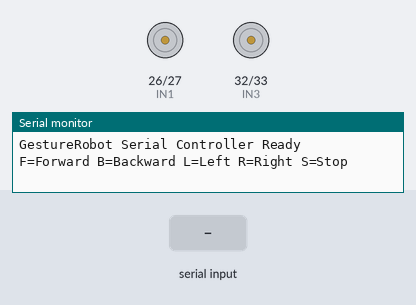
Bench run of a sketch on a simulated ESP32. On the bench: motor-driver pin pairs drawn as motors (green arrow = first pin HIGH = forward, orange = second pin HIGH = backward, longer = more drive, scaled by the enable pin), the last lines printed to the serial monitor. The inputs (shaded band) are chosen by the test bench.

Above: at 1.2 s.
1.3 s: "F" received over Serial
At 2.1 s:
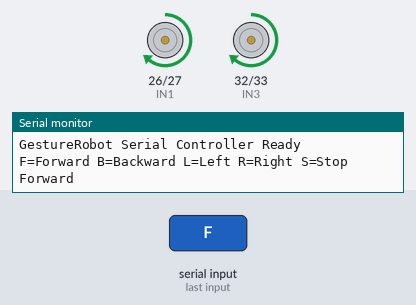
2.8 s: "B" received over Serial
At 3.2 s:
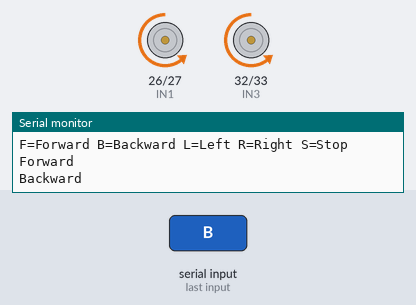
4.3 s: "L" received over Serial
At 5.5 s:
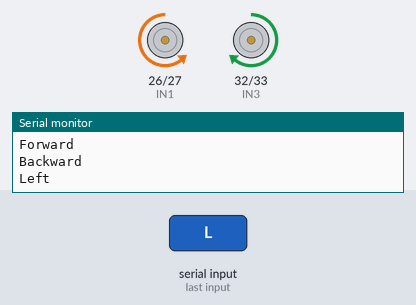
5.8 s: "R" received over Serial
At 6.7 s:
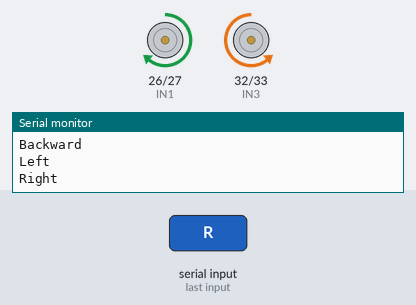
Timing chart, 0 to 8.3 s (numbered marks = the images above; inputs shaded):
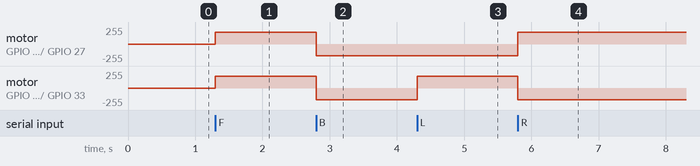

The sketch:

test1.ino
```cpp
// GestureRobot - USB Serial Motor Controller

// L298N pins
#define ENA 25
#define IN1 26
#define IN2 27

#define ENB 19
#define IN3 32
#define IN4 33

// PWM settings for ESP32 Core 3.x
const int PWM_FREQ = 1000;
const int PWM_RESOLUTION = 8;
const int MOTOR_SPEED = 180;

void stopMotors() {
  ledcWrite(ENA, 0);
  ledcWrite(ENB, 0);

  digitalWrite(IN1, LOW);
  digitalWrite(IN2, LOW);
  digitalWrite(IN3, LOW);
  digitalWrite(IN4, LOW);
}

void forward() {
  digitalWrite(IN1, HIGH);
  digitalWrite(IN2, LOW);
  digitalWrite(IN3, HIGH);
  digitalWrite(IN4, LOW);

  ledcWrite(ENA, MOTOR_SPEED);
  ledcWrite(ENB, MOTOR_SPEED);
}

void backward() {
  digitalWrite(IN1, LOW);
  digitalWrite(IN2, HIGH);
  digitalWrite(IN3, LOW);
  digitalWrite(IN4, HIGH);

  ledcWrite(ENA, MOTOR_SPEED);
  ledcWrite(ENB, MOTOR_SPEED);
}

void turnLeft() {
  digitalWrite(IN1, LOW);
  digitalWrite(IN2, HIGH);
  digitalWrite(IN3, HIGH);
  digitalWrite(IN4, LOW);

  ledcWrite(ENA, MOTOR_SPEED);
  ledcWrite(ENB, MOTOR_SPEED);
}

void turnRight() {
  digitalWrite(IN1, HIGH);
  digitalWrite(IN2, LOW);
  digitalWrite(IN3, LOW);
  digitalWrite(IN4, HIGH);

  ledcWrite(ENA, MOTOR_SPEED);
  ledcWrite(ENB, MOTOR_SPEED);
}

void setup() {
  Serial.begin(115200);

  pinMode(IN1, OUTPUT);
  pinMode(IN2, OUTPUT);
  pinMode(IN3, OUTPUT);
  pinMode(IN4, OUTPUT);

  ledcAttach(ENA, PWM_FREQ, PWM_RESOLUTION);
  ledcAttach(ENB, PWM_FREQ, PWM_RESOLUTION);

  stopMotors();

  Serial.println("GestureRobot Serial Controller Ready");
  Serial.println("F=Forward B=Backward L=Left R=Right S=Stop");
}

void loop() {
  if (Serial.available() > 0) {
    char command = toupper(Serial.read());

    switch (command) {
      case 'F':
        forward();
        Serial.println("Forward");
        break;

      case 'B':
        backward();
        Serial.println("Backward");
        break;

      case 'L':
        turnLeft();
        Serial.println("Left");
        break;

      case 'R':
        turnRight();
        Serial.println("Right");
        break;

      case 'S':
      default:
        stopMotors();
        Serial.println("Stop");
        break;
    }
  }
}
```

Measured:
- after the input at 1.3 s, motor on GPIO 26 (IN1) / GPIO 27 (IN2), motor on GPIO 32 (IN3) / GPIO 33 (IN4): stopped → forward 179/255 at once
- after the input at 2.8 s, motor on GPIO 26 (IN1) / GPIO 27 (IN2), motor on GPIO 32 (IN3) / GPIO 33 (IN4): forward 179/255 → backward 179/255 at once
- after the input at 4.3 s, motor on GPIO 32 (IN3) / GPIO 33 (IN4): backward 179/255 → forward 179/255 at once
- after the input at 5.8 s, motor on GPIO 26 (IN1) / GPIO 27 (IN2): backward 179/255 → forward 179/255 at once; motor on GPIO 32 (IN3) / GPIO 33 (IN4): forward 179/255 → backward 179/255 at once
